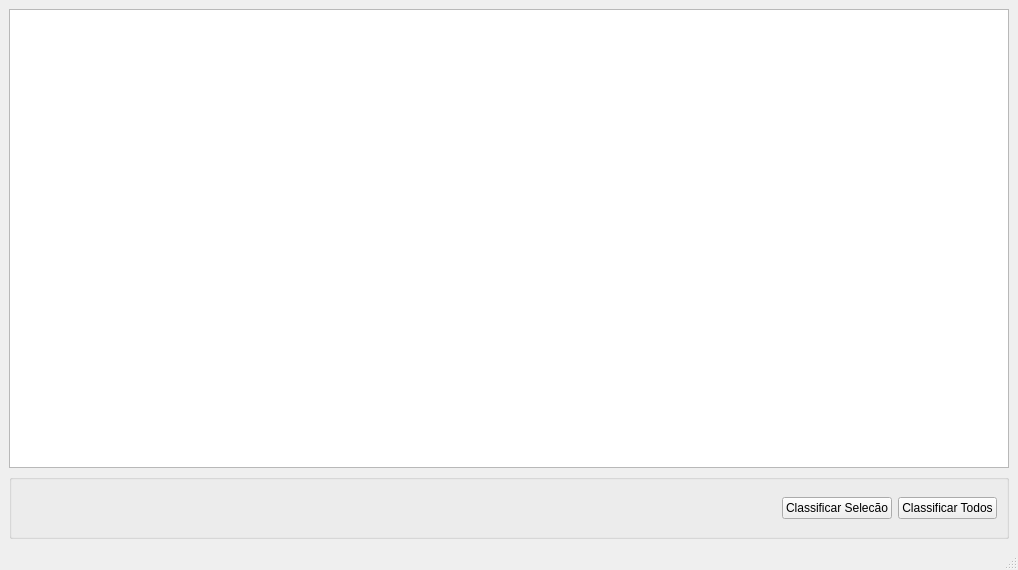
<?xml version="1.0" encoding="UTF-8"?>
<ui version="4.0">
 <class>MainWindow</class>
 <widget class="QMainWindow" name="MainWindow">
  <property name="geometry">
   <rect>
    <x>0</x>
    <y>0</y>
    <width>1018</width>
    <height>570</height>
   </rect>
  </property>
  <property name="windowTitle">
   <string>MainWindow</string>
  </property>
  <widget class="QWidget" name="centralwidget">
   <layout class="QVBoxLayout" name="verticalLayout">
    <item>
     <widget class="QTableView" name="tbExperimentos">
      <property name="layoutDirection">
       <enum>Qt::LeftToRight</enum>
      </property>
     </widget>
    </item>
    <item>
     <widget class="QGroupBox" name="groupBox">
      <property name="title">
       <string/>
      </property>
      <layout class="QGridLayout" name="gridLayout">
       <item row="0" column="3">
        <widget class="QPushButton" name="btClassificar2">
         <property name="text">
          <string>Classificar Todos</string>
         </property>
        </widget>
       </item>
       <item row="0" column="0">
        <spacer name="horizontalSpacer">
         <property name="orientation">
          <enum>Qt::Horizontal</enum>
         </property>
         <property name="sizeHint" stdset="0">
          <size>
           <width>780</width>
           <height>38</height>
          </size>
         </property>
        </spacer>
       </item>
       <item row="0" column="2">
        <widget class="QPushButton" name="btClassificar1">
         <property name="text">
          <string>Classificar Selecão</string>
         </property>
        </widget>
       </item>
      </layout>
     </widget>
    </item>
   </layout>
  </widget>
  <widget class="QMenuBar" name="menubar">
   <property name="geometry">
    <rect>
     <x>0</x>
     <y>0</y>
     <width>1018</width>
     <height>24</height>
    </rect>
   </property>
  </widget>
  <widget class="QStatusBar" name="statusbar"/>
 </widget>
 <resources/>
 <connections/>
</ui>
